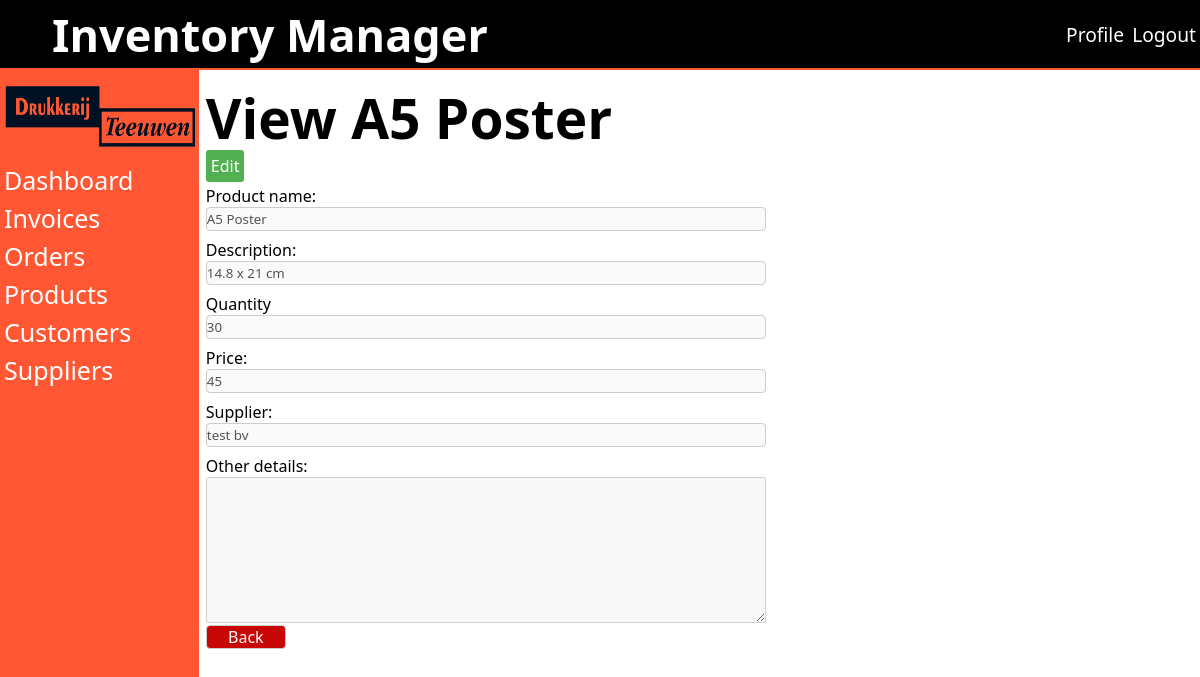
The page /public/view-product.php?id=147 (signed in) on the database its author committed.
### tables this page shows
CREATE TABLE `products` (
  `id` int(11) NOT NULL,
  `product_name` varchar(50) NOT NULL,
  `product_description` varchar(100) DEFAULT NULL,
  `product_quantity` int(11) NOT NULL,
  `product_price` float NOT NULL,
  `other_details` text DEFAULT NULL,
  `supplier_id` int(11) DEFAULT NULL,
  `date` date NOT NULL DEFAULT current_timestamp()
);

CREATE TABLE `suppliers` (
  `id` int(11) NOT NULL,
  `name` varchar(90) NOT NULL,
  `number` varchar(20) NOT NULL,
  `email` varchar(200) NOT NULL,
  `street` varchar(90) NOT NULL,
  `postcode` varchar(8) NOT NULL,
  `city` varchar(90) NOT NULL,
  `country` varchar(90) NOT NULL,
  `dateTime` datetime NOT NULL DEFAULT current_timestamp()
);

### public/view-product.php (the view, shortened to what this page needs)
<?php
require_once '../src/inc/session_check.php';
$id = $_GET['id'];
$sql = "SELECT * FROM products INNER JOIN suppliers ON products.supplier_id=suppliers.id  WHERE products.id='$id'";
$result = $con->query($sql);
$row = $result->fetch_assoc();
?>
<h1>View
    <?php echo $row['product_name']; ?>
</h1>
<a class="edit-data" href="editProduct.php?id=<?php echo $id; ?>">Edit</a>
<div class="form-container">
    <form action="">
        <label for="">Product name:</label>
        <input type="text" value="<?php echo $row['product_name']; ?>" disabled>
        <label for="">Description:</label>
        <input type="text" value="<?php echo $row['product_description']; ?>" disabled>
        <label for="">Quantity</label>
        <input type="text" value="<?php echo $row['product_quantity']; ?>" disabled>
        <label for="">Price:</label>
        <input type="text" value="<?php echo $row['product_price']; ?>" disabled>
        <label for="">Supplier:</label>
        <input type="text" value="<?php echo $row['name']; ?>" disabled>
        <label for="">Other details:</label>
        <textarea name="other_details" rows="8" disabled><?php echo $row['other_details']; ?></textarea>
        <a class="cancel-button" href="products.php">Back</a>
    </form>
</div>

### assets/CSS/main.css (style rules this page uses)
* { box-sizing: border-box; font-family: system-ui, -apple-system, BlinkMacSystemFont, 'Segoe UI', Roboto, Oxygen, Ubuntu, Cantarell, 'Open Sans', 'Helvetica Neue', sans-serif; margin: 0px; padding: 0px; }
a { text-decoration: none; }
.main-content h1 { font-size: 55px; }
.edit-data { padding: 5px; border-radius: 3px; background: #53b052; color: white; }
.cancel-button { display: flex; justify-content: center; align-items: center; margin: 2px 0px; height: 3vh; width: 10vh; color: white; background: #c70606; border: 1px solid #ccc; border-radius: 4px; }
.form-container { width: 70vh; height: 80vh; }
.form-container form { display: flex; flex-direction: column; justify-content: flex-start; }
.form-container form label { margin-top: 8px; }
.form-container form input[type=text], input[type=number], select { width: 100%; height: 3vh; display: inline-block; border: 1px solid #ccc; border-radius: 4px; box-sizing: border-box; }

### rows shown on the page
products: product_name "A5 Poster", product_description "14.8 x 21 cm", product_quantity "30", product_price "45", supplier.name "test bv"
